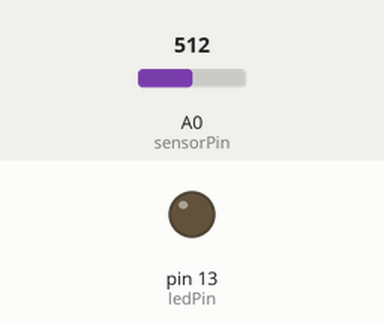
This sketch was run on a simulated Arduino Uno, built with avr-gcc and run on an emulated ATmega328P. Shown: output pins drawn as LEDs (lit = HIGH). The inputs (shaded band) are chosen by the test bench; at power-on: A0 (sensorPin) = 512. Random numbers use the default seed unless the sketch sets one.

Above: at 1.6 s.
1.7 s: A0 (sensorPin) set to 0
At 2.9 s:
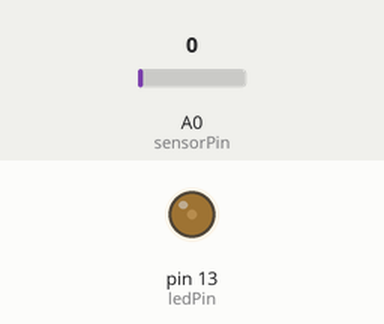
3.3 s: A0 (sensorPin) set to 3
At 5.5 s:
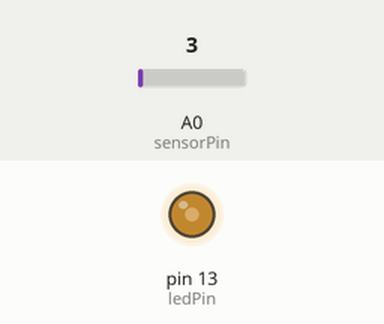
6.4 s: A0 (sensorPin) set to 122
At 7.57 s:
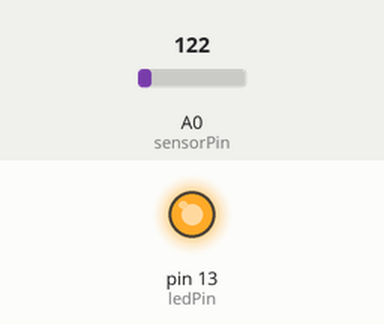
Timing chart, 0 to 15.5 s (numbered marks = the images above; inputs shaded):
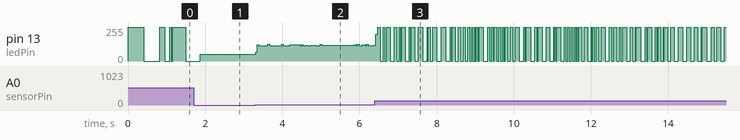

Measured:
- the behaviour switches between 1 and 2 on A0 (sensorPin) (found by bisection; images 1 and 2)

The sketch:

Circuit_02.ino
```cpp
/*
SparkFun Inventor's Kit
Example sketch 02

POTENTIOMETER

  Measure the position of a potentiometer and use it to
  control the blink rate of an LED. Turn the knob to make
  it blink faster or slower!

What's a potentiometer?

  A potentiometer, or "pot" for short, is a control knob.
  It's the same type of control you'd use to change volume,
  dim a lamp, etc. A potentiometer changes resistance as it
  is turned. By using it as a "voltage divider", the Arduino
  can sense the position of the knob, and use that value to
  control whatever you wish (like the blink rate of an LED,
  as we're doing here).

Hardware connections:

  Potentiometer:

    Potentiometers have three pins. When we're using it as a
    voltage divider, we connect the outside pins to power and
    ground. The middle pin will be the signal (a voltage which
    varies from 0 Volts to 5 Volts depending on the position of
    the knob).

    Connect the middle pin to ANALOG IN pin 0 on the Arduino.
    Connect one of the outside pins to 5V.
    Connect the other outside pin to GND.

    (TIP: if once your program is running, the knob feels
    "backwards", you can swap the 5V and GND pins to reverse
    the direction.)

  LED:

    Most Arduinos already have an LED and resistor connected to
    pin 13, so you may not need any additional circuitry.

    But if you'd like to connect a second LED to pin 13, or use
    a different pin, follow these steps:

      Connect the positive side of your LED (longer leg) to
      Arduino digital pin 13 (or another digital pin, but don't
      forget to change the code to match).

      Connect the negative side of your LED (shorter leg) to a
      330 Ohm resistor (orange-orange-brown).

      Connect the other side of the resistor to ground.

This sketch was written by SparkFun Electronics,
with lots of help from the Arduino community.
This code is completely free for any use.
Visit http://learn.sparkfun.com/products/2 for SIK information.
Visit http://www.arduino.cc to learn about the Arduino.

Version 2.0 6/2012 MDG
*/


// Welcome back! In this sketch we'll start using "variables".

// A variable is a named number. We'll often use these to store
// numbers that change, such as measurements from the outside
// world, or to make a sketch easier to understand (sometimes a
// descriptive name makes more sense than looking at a number).

// Variables can be different "data types", which is the kind of
// number we're using (can it be negative? Have a decimal point?)
// We'll introduce more data types later, but for the moment we'll
// stick with good old "integers" (called "int" in your sketch).

// Integers are whole numbers (0, 3, 5643), can be negative, and
// for reasons we won't go into right now, can range from -32768
// to 32767. (Don't worry, if you need to work with larger numbers,
// there are other data types for that. See:
// http://arduino.cc/en/Reference/VariableDeclaration
// for a list of all the data types you can use).

// You must "declare" variables before you use them, so that the
// computer knows about them. Here we'll declare two integer
// variables, and at the same time, initialize them to specific
// values. We're doing this so that further down, we can refer to
// the pins by name rather than number.

// Note that variable names are case-sensitive! If you get an
// "(variable) was not declared in this scope" error, double-check
// that you typed the name correctly.

// Here we're creating a variable called "sensorPin" of type "int"
// and initializing it to have the value "0":

int sensorPin = 0;    // The potentiometer is connected to
                      // analog pin 0

int ledPin = 13;      // The LED is connected to digital pin 13

// One more thing. If you declare variables outside of a function,
// as we have here, they are called "global variables" and can be
// seen by all the functions. If you declare variables within a
// function, they can only be seen within that function. It's good
// practice to "limit the scope" of a variable whenever possible,
// but as we're getting started, global variables are just fine.


void setup() // this function runs once when the sketch starts up
{
  // We'll be using pin 13 to light a LED, so we must configure it
  // as an output.

  // Because we already created a variable called ledPin, and
  // set it equal to 13, we can use "ledPin" in place of "13".
  // This makes the sketch easier to follow.

  pinMode(ledPin, OUTPUT);

  // The above line is the same as "pinMode(13, OUTPUT);"

  // You might be wondering why we're not also configuring
  // sensorPin as an input. The reason is that this is an
  // "analog in" pin. These pins have the special ability to
  // read varying voltages from sensors like the potentiometer.
  // Since they're always used as inputs, there is no need to
  // specifically configure them.
}


void loop() // this function runs repeatedly after setup() finishes
{
  // First we'll declare another integer variable
  // to store the value of the potentiometer:

  int sensorValue;

  // The potentiometer is set up as a voltage divider, so that
  // when you turn it, the voltage on the center pin will vary
  // from 0V to 5V. We've connected the center pin on the
  // potentiometer to the Arduino's analog input 0.

  // The Arduino can read external voltages on the analog input
  // pins using a built-in function called analogRead(). This
  // function takes one input value, the analog pin we're using
  // (sensorPin, which we earlier set to 0). It returns an integer
  // number that ranges from 0 (0 Volts) to 1023 (5 Volts).
  // We're sticking this value into the sensorValue variable:

  sensorValue = analogRead(sensorPin);

  // Now we'll blink the LED like in the first example, but we'll
  // use the sensorValue variable to change the blink speed
  // (the smaller the number, the faster it will blink).

  // Note that we're using the ledPin variable here as well:

  // Add random interval
  long randNumber;
  randNumber = random(0,1000);

  digitalWrite(ledPin, HIGH);     // Turn the LED on

  delay(sensorValue * randNumber / 1000);             // Pause for sensorValue
                                  // milliseconds

  digitalWrite(ledPin, LOW);      // Turn the LED off

  delay(sensorValue * randNumber / 1000);             // Pause for sensorValue
                                  // milliseconds

  // Remember that loop() repeats forever, so we'll do all this
  // again and again.
}
```
